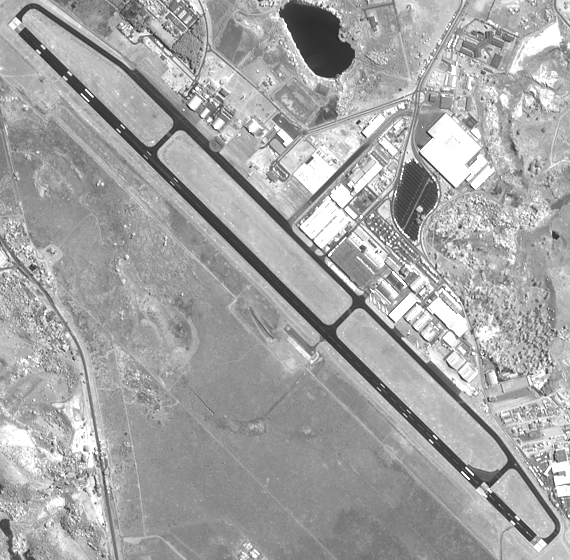
#> input picture Digital Image Processing/Image_dataset/sjaero.tif, 570 x 560 px, found by its file name
$ jupyter execute 'A9 - Realce de Bordas.ipynb'
#> lines starting #> are read from the running program, lines starting #| are printed output that depends on the picture
# 1 Realce de bordas

[cell 1]
import numpy as np
import matplotlib.pyplot as plt
from skimage import io, filters, img_as_ubyte
from skimage.filters.rank import mean, median
from skimage.morphology import disk, ball, square

step_signal = np.zeros(100)
step_signal[50:] = 1
fig, ax = plt.subplots()
# Aqui, eu poderia usar o figsize=(5, 5) para controlar o tamanho do plot:
# fig, ax = plt.subplots(figsize=(5, 5))
ax.plot(step_signal)
ax.margins(y=0.1)
#> figure, not shown here; curve peaks at x = 50, y = 1

Adicionando ruído gaussiano:

[cell 2]
np.random.seed(0)
noisy_signal = (step_signal
                + np.random.normal(0, 0.35, step_signal.shape))
fig, ax = plt.subplots()
ax.plot(noisy_signal);
#> figure, not shown here; curve peaks at x = 85, y = 1.66

## 1.1 Filtro de derivada de primeira ordem

Note a diferença entre convolução e correlação (a convolução usa o espelho do filtro)

[cell 3]
result_corr = np.correlate(step_signal, np.array([-1, 0, 1]),
                           mode='valid')

result_conv = np.convolve(step_signal, np.array([-1, 0, 1]),
                          mode='valid')

fig, ax = plt.subplots()
ax.plot(step_signal, label='signal')
ax.plot(result_conv, linestyle='dashed', label='convolved')
ax.plot(result_corr, linestyle='dashed', label='correlated',
        color='C3')
ax.legend(loc='upper left')
ax.margins(y=0.1)
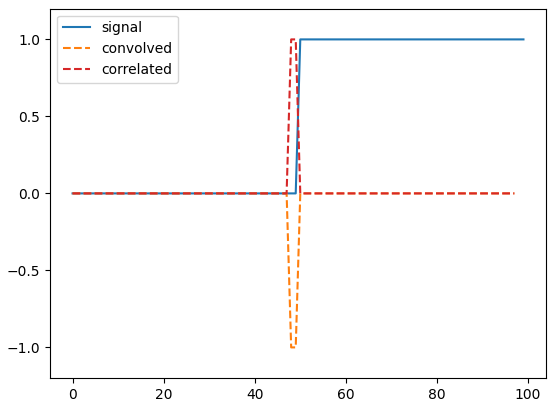
#> figure drawn by matplotlib, 1 panel; curve peaks at x = 50, y = 1; curve peaks at x = 0, y = 0; curve peaks at x = 48, y = 1

[cell 4]
aero = io.imread('sjaero.tif')
#> aero is the input picture: shape (560, 570); min 39, max 255, mean 164.5
fig, ax = plt.subplots(figsize=(7, 7))
ax.imshow(aero, vmin=0, vmax=255, cmap='gray')
ax.set_title('Original');

### 1.1.1 Realce por prewitt

[cell 5]
# Kernel usado na máscara vertical (realça bordas na horizontal):
#1/3   1/3   1/3
  #0     0     0
#-1/3  -1/3  -1/3

## Kernel usado na máscara horizontal (realça bordas na vertical):
#1/3   0  -1/3
#1/3   0  -1/3
#1/3   0  -1/3

aero_prewitt_h = filters.prewitt_h(aero)
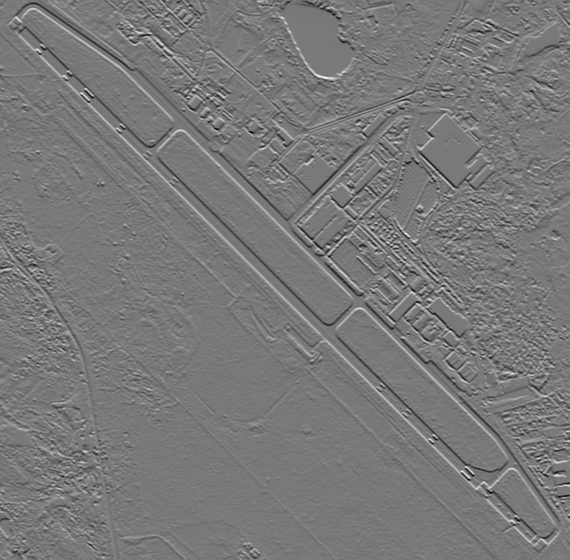
#> aero_prewitt_h: shape (560, 570) float64; min -0.677, max 0.748, mean -0.000365; drawn with min black and max white
aero_prewitt_v = filters.prewitt_v(aero)
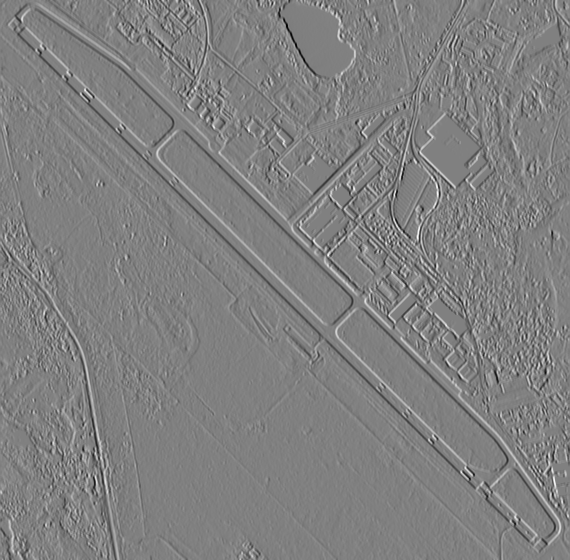
#> aero_prewitt_v: shape (560, 570) float64; min -0.779, max 0.766, mean 0.00023; drawn with min black and max white
aero_prewitt   = filters.prewitt(aero)
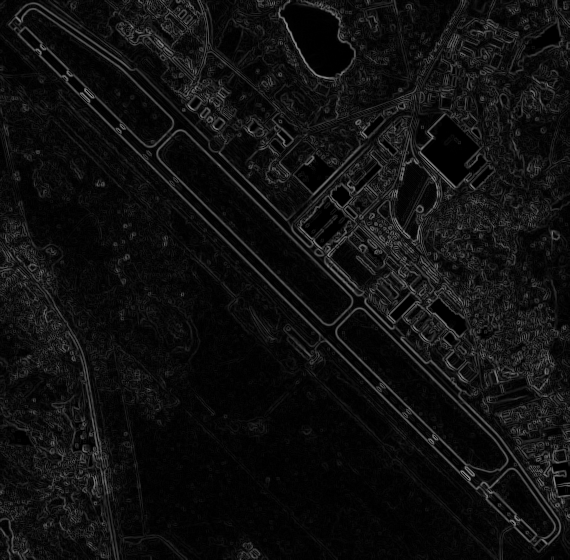
#> aero_prewitt: shape (560, 570) float64; min 0, max 0.561, mean 0.063

# display results
fig, axes = plt.subplots(nrows=1, ncols=3, figsize=(10, 10),
                         sharex=True, sharey=True)
ax = axes.ravel()

ax[0].imshow(abs(aero_prewitt_h), cmap=plt.cm.gray)
ax[0].set_title('Prewitt horizontal')

ax[1].imshow(abs(aero_prewitt_v), cmap=plt.cm.gray)
ax[1].set_title('Prewitt vertical')

ax[2].imshow(aero_prewitt, cmap=plt.cm.gray)
ax[2].set_title('Prewitt')

for a in ax:
    a.axis('off')

#a = aero_prewitt[1:10,1:10]
#print(abs(a))
plt.tight_layout()

### 1.1.2 Realce por sobel

[cell 6]
# Kernel usado na máscara vertical (realça bordas na horizontal):
 #1   2   1
 #0   0   0
#-1  -2  -1

## Kernel usado na máscara horizontal (realça bordas na vertical):
#1   0  -1
#2   0  -2
#1   0  -1

aero_sobel_h = filters.sobel_h(aero)
aero_sobel_v = filters.sobel_v(aero)
aero_sobel   = filters.sobel(aero)

# display results
fig, axes = plt.subplots(nrows=1, ncols=3, figsize=(10, 10),
                         sharex=True, sharey=True)
ax = axes.ravel()

ax[0].imshow(abs(aero_sobel_h), cmap=plt.cm.gray)
ax[0].set_title('Sobel horizontal')

ax[1].imshow(abs(aero_sobel_v), cmap=plt.cm.gray)
ax[1].set_title('Sobel vertical')

ax[2].imshow(aero_sobel, cmap=plt.cm.gray)
ax[2].set_title('Sobel')

for a in ax:
    a.axis('off')

plt.tight_layout()

### 1.1.3 Realce por Roberts

[cell 7]
#Kernel usado para diagonal secundária
 #0   1
#-1   0

#Kernel usado para diagonal principal
#1   0
#0  -1

aero_roberts_neg = filters.roberts_neg_diag(aero)
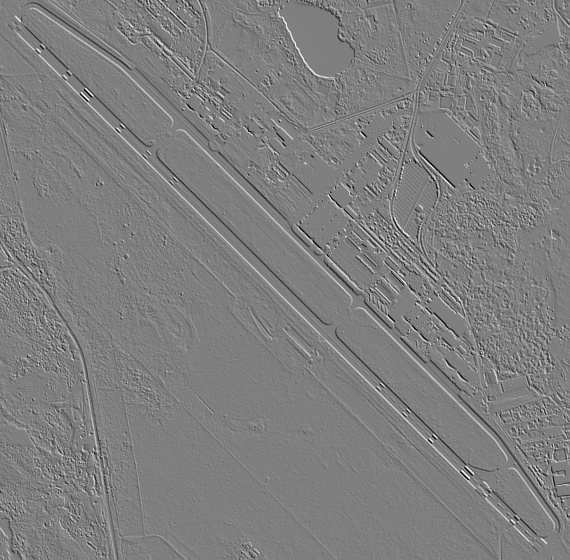
#> aero_roberts_neg: shape (560, 570) float64; min -0.843, max 0.847, mean -0.000298; drawn with min black and max white
aero_roberts_pos = filters.roberts_pos_diag(aero)
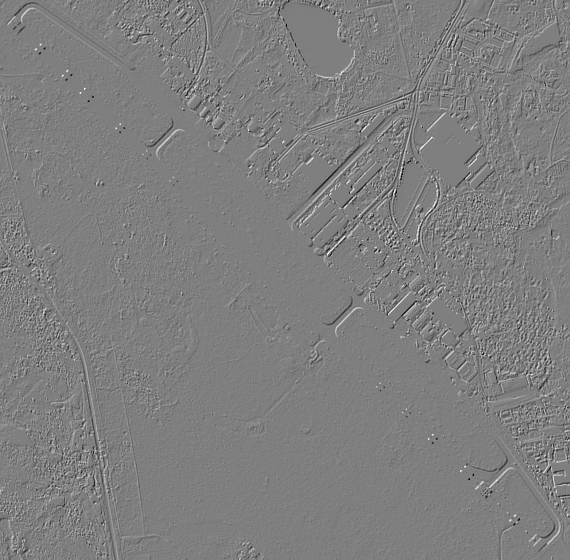
#> aero_roberts_pos: shape (560, 570) float64; min -0.78, max 0.784, mean -6.79e-05; drawn with min black and max white
aero_roberts   = filters.roberts(aero)

# display results
fig, axes = plt.subplots(nrows=1, ncols=3, figsize=(10, 10),
                         sharex=True, sharey=True)
ax = axes.ravel()

ax[0].imshow(abs(aero_roberts_neg), cmap=plt.cm.gray)
ax[0].set_title('Diagonal secundária')

ax[1].imshow(abs(aero_roberts_pos), cmap=plt.cm.gray)
ax[1].set_title('Diagonal principal')

ax[2].imshow(aero_roberts, cmap=plt.cm.gray)
ax[2].set_title('Roberts')

for a in ax:
    a.axis('off')

plt.tight_layout()
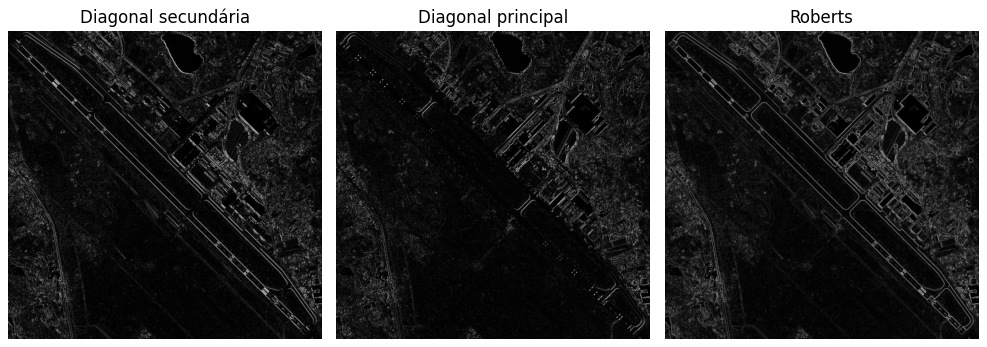
#> figure drawn by matplotlib, 3 panels

## 1.2 Utilizando derivadas de segunda ordem

### 1.2.1 Laplaciano

[cell 8]
order = 3

aero_laplace = abs(filters.laplace(aero,order))
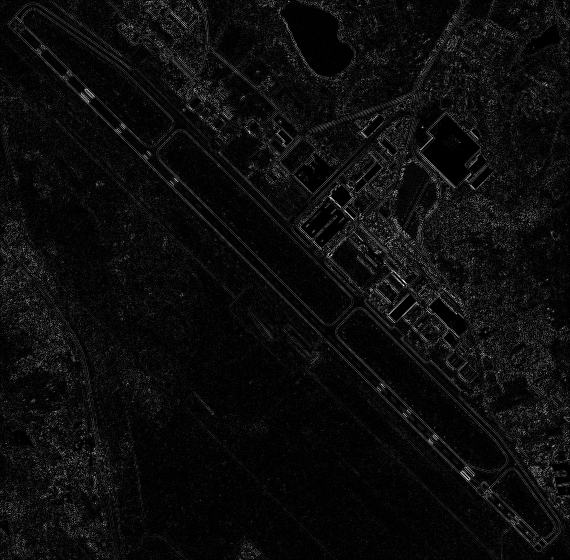
#> aero_laplace: shape (560, 570) float64; min 0, max 2.42, mean 0.121; drawn with min black and max white
fig, ax = plt.subplots(figsize=(7, 7))
ax.imshow(aero_laplace, cmap='gray')
ax.set_title('Laplaciano');

# 2 Filtros de aguçamento
## 2.1 Filtro high boost

[cell 9]
#%Aguçamento usando máscara obtida da suavização****************************
#%Tamanho da máscara de suavização
#%Usando suavização por média
S = mean(aero, square(3))
k  = 5
n  = 7

Mask = aero.astype(float) - S.astype(float)
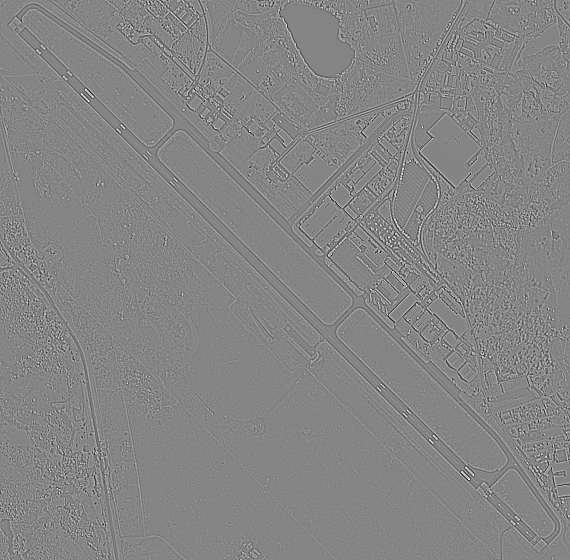
#> Mask: shape (560, 570) float64; min -117, max 108, mean 0.4; drawn with min black and max white
A1   = aero.astype(float) + (k * Mask)

fig,ax = plt.subplots(1,2,constrained_layout=True)
ax[0].imshow(A1,vmin = 0,vmax = 255,cmap='gray')
ax[1].imshow(aero,vmin = 0,vmax = 255,cmap='gray')

## 2.2 Aguçamento usando prewitt

[cell 10]
#%Aguçamento usando prewitt*************************************************
#%detectando bordas
Mask = aero_prewitt
A2 = aero.astype(float) + Mask
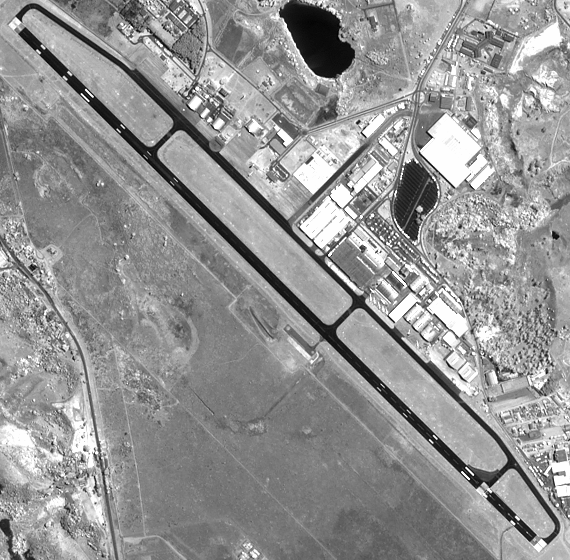
#> A2: shape (560, 570) float64; min 39.04, max 255.5, mean 164.5; drawn with min black and max white

fig,ax = plt.subplots(1,2,constrained_layout=True)
ax[0].imshow(A2,vmin = 0,vmax = 255,cmap='gray')
ax[1].imshow(aero,vmin = 0,vmax = 255,cmap='gray')
